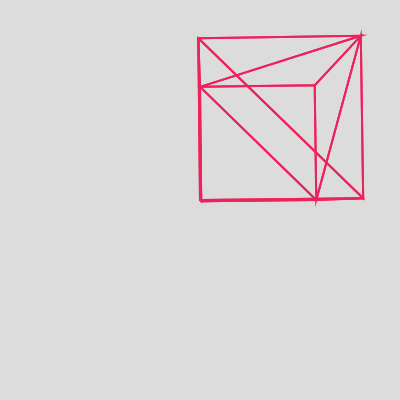
Frame 1 (no input)
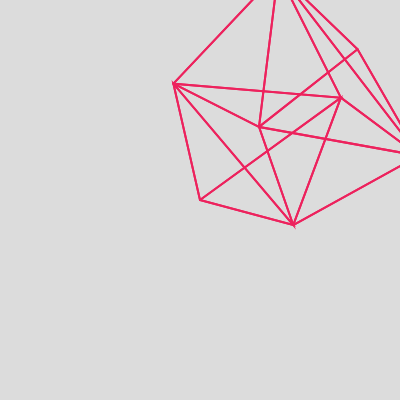
Frame 60 (no input)
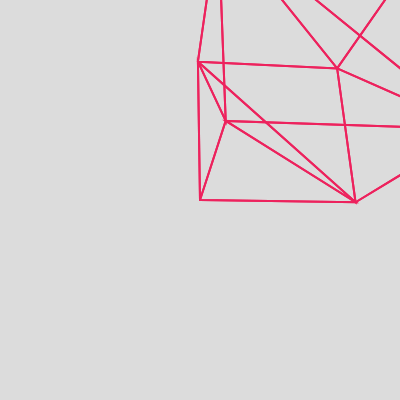
Frame 120 (the mouse pressed at the canvas centre since frame 60)

The p5.js sketch that drew these frames (run headless with seeded random() and noise() and a simulated clock; from frame 60 on, the mouse is pressed at the canvas centre):

// p5.js sketch
// ── sketch.js
let width = 400;
let height = 400;
let aspect_ratio = height / width;
let fov = 90;
let z_near = 10;
let z_far = 400;

class Vector {
    x;
    y;
    z;

    constructor(x, y, z) {
        this.x = x ? x : 0.0;
        this.y = y ? y : 0.0;
        this.z = z ? z : 0.0;
    }
}

class Mesh {
    position = new Vector();
    rotation = new Vector();
    triangles = [];

    constructor(...triangles) {
        this.triangles.push(...triangles)
    }

    set_origin_to_center() {
        let min_x = null; let max_x = null;
        let min_y = null; let max_y = null;
        let min_z = null; let max_z = null;

        for (let triangle of this.triangles) {
            for (let vector of [triangle.v1, triangle.v2, triangle.v3]) {
                if (vector.x > max_x || max_x == null) max_x = vector.x
                if (vector.x < min_x || min_x == null) min_x = vector.x

                if (vector.y > max_y || max_y == null) max_y = vector.y
                if (vector.y < min_y || min_y == null) min_y = vector.y

                if (vector.z > max_z || max_z == null) max_z = vector.z
                if (vector.z < min_z || min_z == null) min_z = vector.z
            }
        }

        for (let triangle of this.triangles) {
            for (let vector of [triangle.v1, triangle.v2, triangle.v3]) {
                vector.x -= (max_x - min_x) / 2.0;
                vector.y -= (max_y - min_y) / 2.0;
                vector.z -= (max_z - min_z) / 2.0;
            }
        }
    }
}

class Triangle {
    v1;
    v2;
    v3;

    constructor(v1, v2, v3) {
        this.v1 = v1 ? v1 : new Vector();
        this.v2 = v2 ? v2 : new Vector();
        this.v3 = v3 ? v3 : new Vector();
    }
}

function plane_to_triangles(v1, v2, v3, v4) {
    return [
        new Triangle(v1, v2, v4),
        new Triangle(v2, v3, v4)
    ]
}

function make_cube(size) {
    const mesh = new Mesh(
        // front face
        ...plane_to_triangles(
            new Vector(0, 0, 0),
            new Vector(0, size, 0),
            new Vector(size, size, 0),
            new Vector(size, 0, 0)
        ),

        // back face
        ...plane_to_triangles(
            new Vector(0, 0, size),
            new Vector(0, size, size),
            new Vector(size, size, size),
            new Vector(size, 0, size)
        ),

        // right face
        ...plane_to_triangles(
            new Vector(size, 0, 0),
            new Vector(size, size, 0),
            new Vector(size, size, size),
            new Vector(size, 0, size)
        ),

        // left face
        ...plane_to_triangles(
            new Vector(0, 0, 0),
            new Vector(0, size, 0),
            new Vector(0, size, size),
            new Vector(0, 0, size)
        ),

        // top face
        ...plane_to_triangles(
            new Vector(0, size, 0),
            new Vector(0, size, size),
            new Vector(size, size, size),
            new Vector(size, size, 0)
        ),

        // bottom face
        ...plane_to_triangles(
            new Vector(0, 0, 0),
            new Vector(0, 0, size),
            new Vector(size, 0, size),
            new Vector(size, 0, 0)
        ),
    );

    // mesh.set_origin_to_center();

    return mesh;
}

let meshes = [
    make_cube(50)
]

function setup() {
    createCanvas(width, height);

    for (let mesh of meshes) {
        mesh.position.z += 120;
    }
}

function draw() {
    background(220);

    for (let mesh of meshes) {
        // mesh.position.z += 1;
        // mesh.position.x += 1;
        mesh.rotation.y += 0.6;
        mesh.rotation.x += 0.6;
        mesh.rotation.z += 0.6;
        for (let triangle of mesh.triangles) {
            let proj = project_triangle(mesh, triangle);
            // if (proj.v1.z > z_near && proj.v2.z > z_near && proj.v3.z > z_near)
            draw_triangle(proj);
        }
    }
}

function draw_triangle(triangle) {
    noStroke();
    beginShape();

    //fill(237, 34, 93);
    noFill();
    stroke(237, 34, 93);
    strokeWeight(2);
    vertex(triangle.v1.x, height - triangle.v1.y);
    vertex(triangle.v2.x, height - triangle.v2.y);
    vertex(triangle.v3.x, height - triangle.v3.y);
    vertex(triangle.v1.x, height - triangle.v1.y);
    endShape();
}

const to_radians = function (degrees) {
    return degrees * Math.PI / 180;
}

const to_degrees = function (radians) {
    return radians * 180 / Math.PI;
}

function project_triangle(mesh, triangle) {
    let result = new Triangle();

    result.v1 = project_vertex(mesh, triangle.v1);
    result.v2 = project_vertex(mesh, triangle.v2);
    result.v3 = project_vertex(mesh, triangle.v3);

    return result;
}

Math.cosDeg = function (angle) {
    return Math.cos(to_radians(angle));
}

Math.sinDeg = function (angle) {
    return Math.sin(to_radians(angle));
}

function project_vertex(mesh, vertex) {
    let result = new Vector();

    const cosa = Math.cosDeg(mesh.rotation.y);
    const sina = Math.sinDeg(mesh.rotation.y);

    const cosb = Math.cosDeg(mesh.rotation.x);
    const sinb = Math.sinDeg(mesh.rotation.x);

    const cosc = Math.cosDeg(mesh.rotation.z);
    const sinc = Math.sinDeg(mesh.rotation.z);

    const Axx = cosa * cosb;
    const Axy = cosa * sinb * sinc - sina * cosc;
    const Axz = cosa * sinb * cosc + sina * sinc;

    const Ayx = sina * cosb;
    const Ayy = sina * sinb * sinc + cosa * cosc;
    const Ayz = sina * sinb * cosc - cosa * sinc;

    const Azx = -sinb;
    const Azy = cosb * sinc;
    const Azz = cosb * cosc;

    const px = vertex.x;
    const py = vertex.y;
    const pz = vertex.z;

    let transformed_x = Axx * px + Axy * py + Axz * pz;
    let transformed_y = Ayx * px + Ayy * py + Ayz * pz;
    let transformed_z = Azx * px + Azy * py + Azz * pz;

    transformed_x += mesh.position.x;
    transformed_y += mesh.position.y;
    transformed_z += mesh.position.z;

    // project from screen units to -1 -> 1
    transformed_x /= width;
    transformed_y /= height;

    // transformed_x *= 2; transformed_y *= 2;
    // transformed_x -= 1; transformed_y -= 1;

    transformed_z /= z_far - z_near;
    // transformed_z += 1;

    // inverse tangent of half of FOV
    let f = 1 / Math.tan(to_radians(fov / 2.0));
    let q = z_far / (z_far - z_near);

    result.x = aspect_ratio * f * transformed_x;
    console.log(transformed_x);
    result.y = f * transformed_y;
    result.z = transformed_z * (q - (q * z_near));

    if (transformed_z != 0) {
        result.x /= transformed_z;
        result.y /= transformed_z;
    }

    // result.x += 1;
    // result.y += 1;

    // result.x /= 2;
    // result.y /= 2;

    result.x *= width;
    result.y *= height;

    // view is centered,
    // objects at (0, 0) are in the middle if camera is in (0, 0)
    result.x += width / 2;
    result.y += height / 2;

    return result;
}
